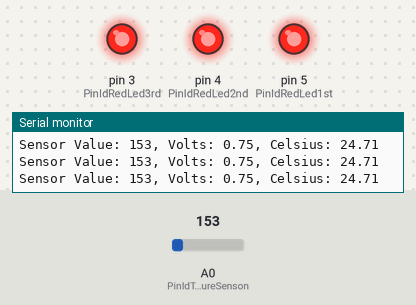
Recording of a sketch running on a simulated Arduino Uno, built with avr-gcc and run on an emulated ATmega328P. Parts: output pins drawn as LEDs (lit = HIGH), the last lines printed to the serial monitor. The inputs (shaded band) are chosen by the test bench; at power-on: A0 (PinIdTemperatureSenson) = 153.

Above: at 1.2 s.
1.3 s: A0 (PinIdTemperatureSenson) set to 151
At 2.4 s:
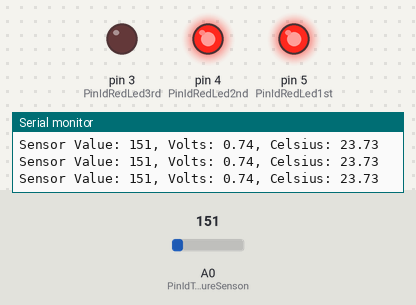
2.8 s: A0 (PinIdTemperatureSenson) set to 114
At 3.4 s:
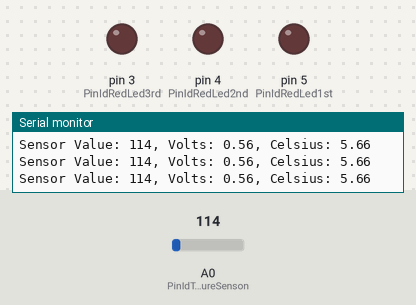
4.3 s: A0 (PinIdTemperatureSenson) set to 165
At 5.1 s:
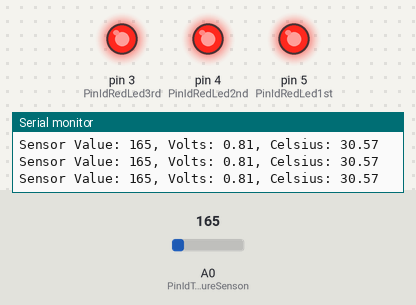
5.8 s: A0 (PinIdTemperatureSenson) set to 133
At 6.2 s:
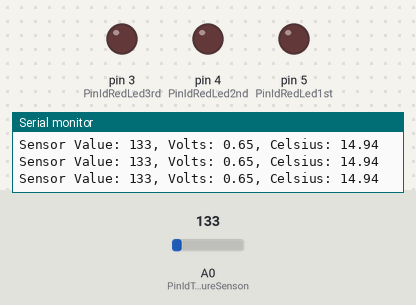
Timing chart, 0 to 8.3 s (numbered marks = the images above; inputs shaded):
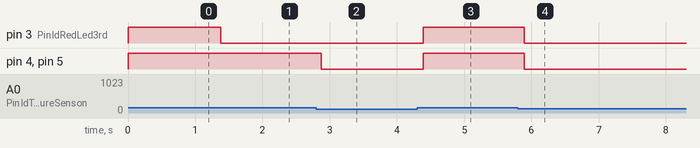

Measured:
- the behaviour switches between 152 and 151 on A0 (PinIdTemperatureSenson) (found by bisection; images 0 and 1)
- after the input at 1.3 s, pin 3 (PinIdRedLed3rd): HIGH → LOW after 0.08 s
- after the input at 2.8 s, pin 4 (PinIdRedLed2nd), pin 5 (PinIdRedLed1st): HIGH → LOW after 0.08 s
- after the input at 4.3 s, pin 3 (PinIdRedLed3rd), pin 4 (PinIdRedLed2nd), pin 5 (PinIdRedLed1st): LOW → HIGH after 0.09 s
- after the input at 5.8 s, pin 3 (PinIdRedLed3rd), pin 4 (PinIdRedLed2nd), pin 5 (PinIdRedLed1st): HIGH → LOW after 0.09 s

The sketch:

03lovemeter.ino
```cpp
// (licence header left out)
// Pin ids
enum PinId {
    PinIdRedLed1st = 5,
    PinIdRedLed2nd = 4,
    PinIdRedLed3rd = 3,
    PinIdTemperatureSenson = A0,
};

/// Baseline temperature of the senson
const float baselineTemperature = 18.0;
const float maxVoltage = 5.0;
const int numberValuesTemperatureSensor = 1024;


void setup() {

    const int tempSensorBaudPerSec = 9600;
    Serial.begin(tempSensorBaudPerSec);

    pinMode(PinIdRedLed1st, OUTPUT);
    pinMode(PinIdRedLed2nd, OUTPUT);
    pinMode(PinIdRedLed3rd, OUTPUT);
}


void loop() {

    // Read from the temperature sensor
    const int sensorValue = analogRead(PinIdTemperatureSenson);
    Serial.print("Sensor Value: ");
    Serial.print(sensorValue);

    // Calculate the voltage
    const float voltage = (maxVoltage / numberValuesTemperatureSensor) * sensorValue;
    Serial.print(", Volts: ");
    Serial.print(voltage);

    // Calculating the temperature in celsius. Here we take a leap of faith with this formula
    // since it's how the sensor datasheet and arduino's starter book suggest to do it.
    const float temperature = (voltage - 0.5) * 100;
    Serial.print(", Celsius: ");
    Serial.println(temperature);

    // Set the leds
    const int shouldLight1stLed = temperature > baselineTemperature + 2;
    digitalWrite(PinIdRedLed1st, shouldLight1stLed);

    const int shouldLight2ndLed = temperature > baselineTemperature + 4;
    digitalWrite(PinIdRedLed2nd, shouldLight2ndLed);

    const int shouldLight3rdLed = temperature > baselineTemperature + 6;
    digitalWrite(PinIdRedLed3rd, shouldLight3rdLed);

    delay(1.0);
}
```
